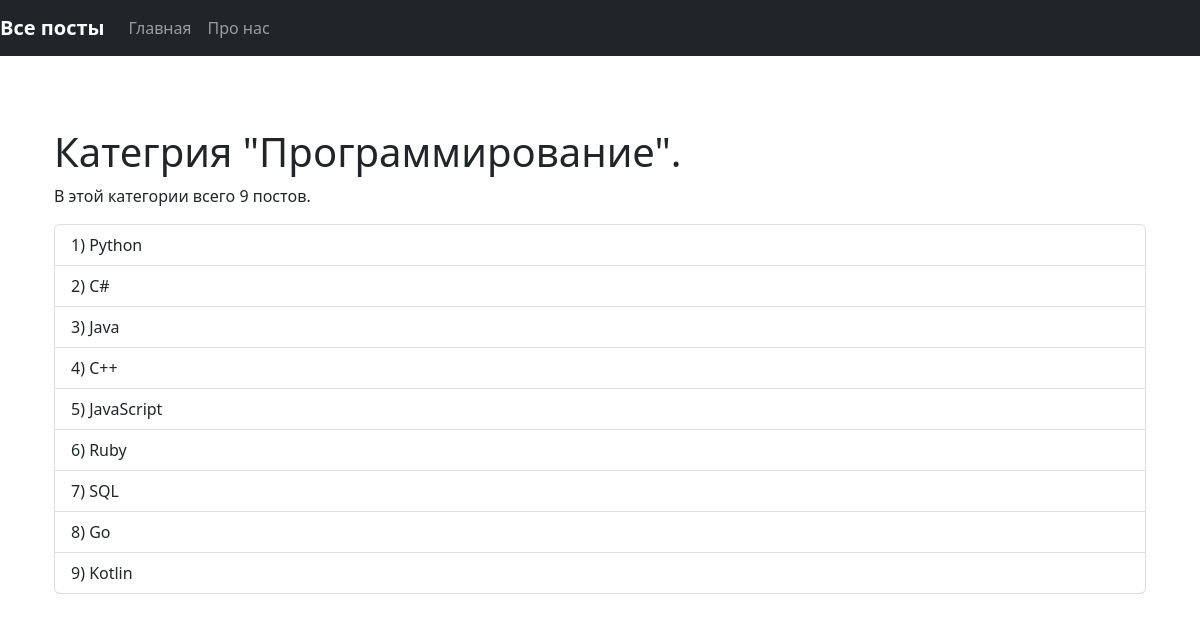
/category/programming/, run on the app's committed database.
### app_primer/models.py (models this page shows, shortened)
class Category(models.Model):
    title = models.CharField(max_length=200, verbose_name='Имя')
    slug = models.SlugField(max_length=50, unique=True, verbose_name='Адрес')
    description = models.TextField(verbose_name='Описание')
    class Meta:
        verbose_name = 'Категория'
        verbose_name_plural = 'Категории'

class Post(models.Model):
    title = models.CharField(max_length=200, verbose_name='Название поста')
    text = models.TextField(verbose_name='Текст поста')
    pub_date = models.DateTimeField(verbose_name='Дата публикации', auto_now_add=True)
    author = models.ForeignKey(User, on_delete=models.CASCADE, related_name='posts', verbose_name='Автор')
    categories = models.ForeignKey(Category, on_delete=models.SET_NULL, related_name='posts', blank=True, null=True, verbose_name='Категория')
    class Meta:
        ordering = ('pub_date',)
        verbose_name = 'Пост'
        verbose_name_plural = 'Посты'

### app_primer/views.py (the view)
# urls.py: path('category/<slug:slug>/', CategoryPosts.as_view(), name='category'),
class CategoryPosts(ListView):
    model = Category
    template_name = 'app_primer/category.html'
    context_object_name = 'category_posts'
    def get_queryset(self):
        category = get_object_or_404(Category, slug=self.kwargs['slug'])
        return category.posts.all()

### templates/app_primer/category.html
{% extends 'base.html' %}
{% block content %}
  <div class="container mt-4">
        <h1>Категрия "{{ category_posts.0.categories.title }}".</h1>
        <p> В этой категории всего {{category_posts.count}} постов.</p>
        <div class="row">
            <div class="col-md">
                <ul class="list-group">
                    {% for cat in category_posts %}
                        <li class="list-group-item">
                            {{ cat.pk }}) {{ cat.title }}
                        </li>
                    {% endfor %}
                </ul>
            </div>
        </div>
    </div>
{% endblock %}

### data on the page
Category: id+title "Программирование"
Post: pk "1", title "Python"
Post: pk "2", title "C#"
Post: pk "3", title "Java"
Post: pk "4", title "C++"
Post: pk "5", title "JavaScript"
Post: pk "6", title "Ruby"
Post: pk "7", title "SQL"
Post: pk "8", title "Go"
Post: pk "9", title "Kotlin"

### other printed values
{{ category_posts.count }} "9"
